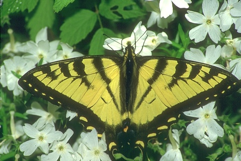
%> input picture data/butterfly.png, 241 x 161 px
$ octave --eval "result = main('../data/butterfly.png');"   (GNU Octave 9; MATLAB toolbox functions it lacks are replaced by stand-ins)
%> lines starting %> are read from the running program, lines starting %| are printed output that depends on the picture
function [ kernel ] = main( path )
%> called with path = '../data/butterfly.png'
%UNTITLED2 Summary of this function goes here
%   Detailed explanation goes here
    orig = imread(path);
%> orig is the input picture: size 161x241x3 uint8; mean R, G, B 115.1, 136, 90.4
    orig = double(orig);
%> orig: size 161x241x3 double
    kernel = fspecial('gaussian', [5 5], 4); % symmetric 2d gaussian kernel, 5*5

%   Creates synthetic image
    gray_image = orig(:,:,2);  % orig(:,:,2); % takes the 'g' layer from rgb
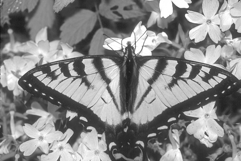
%> gray_image: size 161x241 double; min 22, max 255, mean 136
    orig_filtered = imfilter(orig, kernel, 'conv');
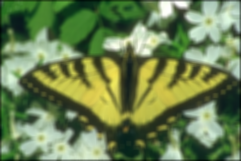
%> orig_filtered: size 161x241x3 double; mean R, G, B 113.9, 134.4, 89.2; drawn with min black and max white
    gray_filtered = orig_filtered(:,:,2);
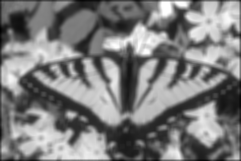
%> gray_filtered: size 161x241 double; min 18.11, max 255, mean 134.4; drawn with min black and max white
    filtered_small = gray_filtered(1:2:end,1:2:end);
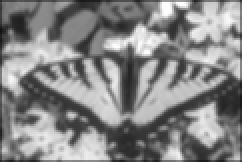
%> filtered_small: size 81x121 double (shown 2 times larger); min 18.11, max 254.9, mean 133.8

%> (the run ends here)
